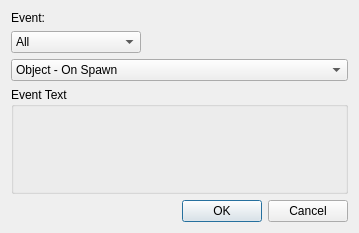
<?xml version="1.0" encoding="UTF-8"?>
<ui version="4.0">
 <class>EventDialog</class>
 <widget class="QDialog" name="EventDialog">
  <property name="geometry">
   <rect>
    <x>0</x>
    <y>0</y>
    <width>359</width>
    <height>233</height>
   </rect>
  </property>
  <property name="windowTitle">
   <string>Configure Event</string>
  </property>
  <property name="windowIcon">
   <iconset resource="../qrc/editor.qrc">
    <normaloff>:/ico101.ico</normaloff>:/ico101.ico</iconset>
  </property>
  <layout class="QVBoxLayout" name="verticalLayout">
   <item>
    <widget class="QLabel" name="label">
     <property name="text">
      <string>Event:</string>
     </property>
    </widget>
   </item>
   <item>
    <layout class="QHBoxLayout" name="horizontalLayout">
     <item>
      <widget class="QComboBox" name="comboBox">
       <property name="minimumSize">
        <size>
         <width>130</width>
         <height>0</height>
        </size>
       </property>
       <item>
        <property name="text">
         <string>All</string>
        </property>
       </item>
       <item>
        <property name="text">
         <string>Object</string>
        </property>
       </item>
       <item>
        <property name="text">
         <string>Unit</string>
        </property>
       </item>
      </widget>
     </item>
     <item>
      <spacer name="horizontalSpacer">
       <property name="orientation">
        <enum>Qt::Horizontal</enum>
       </property>
       <property name="sizeHint" stdset="0">
        <size>
         <width>40</width>
         <height>20</height>
        </size>
       </property>
      </spacer>
     </item>
    </layout>
   </item>
   <item>
    <widget class="QComboBox" name="eventBox">
     <property name="sizePolicy">
      <sizepolicy hsizetype="Preferred" vsizetype="Fixed">
       <horstretch>1</horstretch>
       <verstretch>0</verstretch>
      </sizepolicy>
     </property>
     <item>
      <property name="text">
       <string>Object - On Spawn</string>
      </property>
     </item>
     <item>
      <property name="text">
       <string>Object - On Despawn</string>
      </property>
     </item>
     <item>
      <property name="text">
       <string>Unit - On Aggro</string>
      </property>
     </item>
     <item>
      <property name="text">
       <string>Unit - On Killed</string>
      </property>
     </item>
     <item>
      <property name="text">
       <string>Unit - On Kill</string>
      </property>
     </item>
     <item>
      <property name="text">
       <string>Unit - On Damaged</string>
      </property>
     </item>
     <item>
      <property name="text">
       <string>Unit - On Healed</string>
      </property>
     </item>
     <item>
      <property name="text">
       <string>Unit - On Attack Swing</string>
      </property>
     </item>
     <item>
      <property name="text">
       <string>Unit - On Reset</string>
      </property>
     </item>
     <item>
      <property name="text">
       <string>Unit - On Reached Home</string>
      </property>
     </item>
     <item>
      <property name="text">
       <string>World Object - On Interaction</string>
      </property>
     </item>
    </widget>
   </item>
   <item>
    <widget class="QGroupBox" name="groupBox">
     <property name="sizePolicy">
      <sizepolicy hsizetype="Preferred" vsizetype="Preferred">
       <horstretch>0</horstretch>
       <verstretch>1</verstretch>
      </sizepolicy>
     </property>
     <property name="title">
      <string>Event Text</string>
     </property>
     <layout class="QVBoxLayout" name="verticalLayout_2">
      <item>
       <widget class="QLabel" name="eventTextLabel">
        <property name="textFormat">
         <enum>Qt::AutoText</enum>
        </property>
        <property name="scaledContents">
         <bool>false</bool>
        </property>
        <property name="alignment">
         <set>Qt::AlignLeading|Qt::AlignLeft|Qt::AlignTop</set>
        </property>
        <property name="wordWrap">
         <bool>true</bool>
        </property>
        <property name="openExternalLinks">
         <bool>true</bool>
        </property>
       </widget>
      </item>
     </layout>
    </widget>
   </item>
   <item>
    <widget class="QDialogButtonBox" name="buttonBox">
     <property name="orientation">
      <enum>Qt::Horizontal</enum>
     </property>
     <property name="standardButtons">
      <set>QDialogButtonBox::Cancel|QDialogButtonBox::Ok</set>
     </property>
     <property name="centerButtons">
      <bool>false</bool>
     </property>
    </widget>
   </item>
  </layout>
 </widget>
 <resources>
  <include location="../qrc/editor.qrc"/>
 </resources>
 <connections>
  <connection>
   <sender>buttonBox</sender>
   <signal>accepted()</signal>
   <receiver>EventDialog</receiver>
   <slot>accept()</slot>
   <hints>
    <hint type="sourcelabel">
     <x>248</x>
     <y>254</y>
    </hint>
    <hint type="destinationlabel">
     <x>157</x>
     <y>274</y>
    </hint>
   </hints>
  </connection>
  <connection>
   <sender>buttonBox</sender>
   <signal>rejected()</signal>
   <receiver>EventDialog</receiver>
   <slot>reject()</slot>
   <hints>
    <hint type="sourcelabel">
     <x>316</x>
     <y>260</y>
    </hint>
    <hint type="destinationlabel">
     <x>286</x>
     <y>274</y>
    </hint>
   </hints>
  </connection>
 </connections>
</ui>
